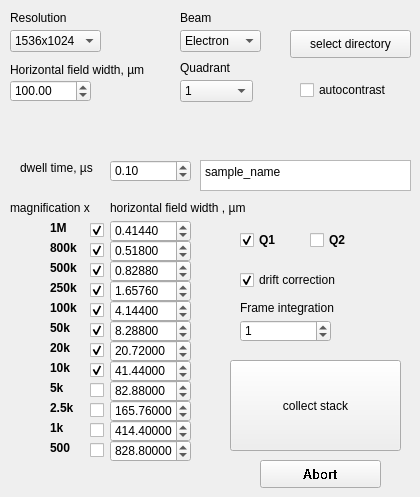
       <widget class="QWidget" name="SEM">
        <attribute name="title">
         <string>SEM</string>
        </attribute>
        <widget class="QLabel" name="label_3">
         <property name="geometry">
          <rect>
           <x>10</x>
           <y>60</y>
           <width>161</width>
           <height>20</height>
          </rect>
         </property>
         <property name="text">
          <string>Horizontal field width, µm</string>
         </property>
        </widget>
        <widget class="QLabel" name="label_2">
         <property name="geometry">
          <rect>
           <x>20</x>
           <y>160</y>
           <width>91</width>
           <height>16</height>
          </rect>
         </property>
         <property name="text">
          <string>dwell time, µs</string>
         </property>
        </widget>
        <widget class="QDoubleSpinBox" name="spinBox_horizontal_field_width">
         <property name="geometry">
          <rect>
           <x>10</x>
           <y>80</y>
           <width>81</width>
           <height>22</height>
          </rect>
         </property>
         <property name="maximum">
          <double>10000000.000000000000000</double>
         </property>
         <property name="value">
          <double>100.000000000000000</double>
         </property>
        </widget>
        <widget class="QDoubleSpinBox" name="spinBox_dwell_time">
         <property name="geometry">
          <rect>
           <x>110</x>
           <y>160</y>
           <width>81</width>
           <height>22</height>
          </rect>
         </property>
         <property name="maximum">
          <double>10000000.000000000000000</double>
         </property>
         <property name="value">
          <double>0.100000000000000</double>
         </property>
        </widget>
        <widget class="QPushButton" name="pushButton_select_directory">
         <property name="geometry">
          <rect>
           <x>290</x>
           <y>30</y>
           <width>121</width>
           <height>28</height>
          </rect>
         </property>
         <property name="text">
          <string>select directory</string>
         </property>
        </widget>
        <widget class="QComboBox" name="comboBox_resolution">
         <property name="geometry">
          <rect>
           <x>10</x>
           <y>30</y>
           <width>91</width>
           <height>22</height>
          </rect>
         </property>
         <item>
          <property name="text">
           <string>1536x1024</string>
          </property>
         </item>
         <item>
          <property name="text">
           <string>1024x884</string>
          </property>
         </item>
         <item>
          <property name="text">
           <string>2048x1768</string>
          </property>
         </item>
         <item>
          <property name="text">
           <string>3072x2048</string>
          </property>
         </item>
         <item>
          <property name="text">
           <string>4096x3536</string>
          </property>
         </item>
         <item>
          <property name="text">
           <string>512x442</string>
          </property>
         </item>
         <item>
          <property name="text">
           <string>6144x4096</string>
          </property>
         </item>
         <item>
          <property name="text">
           <string>768x512</string>
          </property>
         </item>
        </widget>
        <widget class="QLabel" name="label_28">
         <property name="geometry">
          <rect>
           <x>10</x>
           <y>10</y>
           <width>101</width>
           <height>16</height>
          </rect>
         </property>
         <property name="text">
          <string>Resolution</string>
         </property>
        </widget>
        <widget class="QCheckBox" name="checkBox_autocontrast">
         <property name="enabled">
          <bool>true</bool>
         </property>
         <property name="geometry">
          <rect>
           <x>300</x>
           <y>80</y>
           <width>111</width>
           <height>20</height>
          </rect>
         </property>
         <property name="text">
          <string>autocontrast</string>
         </property>
         <property name="checked">
          <bool>false</bool>
         </property>
        </widget>
        <widget class="QCheckBox" name="checkBox_drift_correction">
         <property name="geometry">
          <rect>
           <x>240</x>
           <y>270</y>
           <width>111</width>
           <height>20</height>
          </rect>
         </property>
         <property name="text">
          <string>drift correction</string>
         </property>
         <property name="checked">
          <bool>true</bool>
         </property>
        </widget>
        <widget class="QComboBox" name="comboBox_beam_type">
         <property name="geometry">
          <rect>
           <x>180</x>
           <y>30</y>
           <width>81</width>
           <height>22</height>
          </rect>
         </property>
         <item>
          <property name="text">
           <string>Electron</string>
          </property>
         </item>
         <item>
          <property name="text">
           <string>Ion</string>
          </property>
         </item>
        </widget>
        <widget class="QLabel" name="label_4">
         <property name="geometry">
          <rect>
           <x>180</x>
           <y>10</y>
           <width>41</width>
           <height>16</height>
          </rect>
         </property>
         <property name="text">
          <string>Beam</string>
         </property>
        </widget>
        <widget class="QComboBox" name="comboBox_quadrant">
         <property name="geometry">
          <rect>
           <x>180</x>
           <y>80</y>
           <width>73</width>
           <height>22</height>
          </rect>
         </property>
         <item>
          <property name="text">
           <string>1</string>
          </property>
         </item>
         <item>
          <property name="text">
           <string>2</string>
          </property>
         </item>
         <item>
          <property name="text">
           <string>3</string>
          </property>
         </item>
         <item>
          <property name="text">
           <string>4</string>
          </property>
         </item>
        </widget>
        <widget class="QLabel" name="label_8">
         <property name="geometry">
          <rect>
           <x>180</x>
           <y>60</y>
           <width>61</width>
           <height>16</height>
          </rect>
         </property>
         <property name="text">
          <string>Quadrant</string>
         </property>
        </widget>
        <widget class="QDoubleSpinBox" name="doubleSpinBox_hfw_01">
         <property name="geometry">
          <rect>
           <x>110</x>
           <y>220</y>
           <width>81</width>
           <height>22</height>
          </rect>
         </property>
         <property name="decimals">
          <number>5</number>
         </property>
         <property name="maximum">
          <double>1000000.000000000000000</double>
         </property>
         <property name="value">
          <double>0.414400000000000</double>
         </property>
        </widget>
        <widget class="QLabel" name="label_5">
         <property name="geometry">
          <rect>
           <x>110</x>
           <y>200</y>
           <width>151</width>
           <height>16</height>
          </rect>
         </property>
         <property name="text">
          <string>horizontal field width , µm</string>
         </property>
        </widget>
        <widget class="QDoubleSpinBox" name="doubleSpinBox_hfw_02">
         <property name="geometry">
          <rect>
           <x>110</x>
           <y>240</y>
           <width>81</width>
           <height>22</height>
          </rect>
         </property>
         <property name="decimals">
          <number>5</number>
         </property>
         <property name="maximum">
          <double>1000000.000000000000000</double>
         </property>
         <property name="value">
          <double>0.518000000000000</double>
         </property>
        </widget>
        <widget class="QDoubleSpinBox" name="doubleSpinBox_hfw_03">
         <property name="geometry">
          <rect>
           <x>110</x>
           <y>260</y>
           <width>81</width>
           <height>22</height>
          </rect>
         </property>
         <property name="decimals">
          <number>5</number>
         </property>
         <property name="maximum">
          <double>1000000.000000000000000</double>
         </property>
         <property name="value">
          <double>0.828800000000000</double>
         </property>
        </widget>
        <widget class="QDoubleSpinBox" name="doubleSpinBox_hfw_04">
         <property name="geometry">
          <rect>
           <x>110</x>
           <y>280</y>
           <width>81</width>
           <height>22</height>
          </rect>
         </property>
         <property name="decimals">
          <number>5</number>
         </property>
         <property name="maximum">
          <double>1000000.000000000000000</double>
         </property>
         <property name="value">
          <double>1.657600000000000</double>
         </property>
        </widget>
        <widget class="QDoubleSpinBox" name="doubleSpinBox_hfw_05">
         <property name="geometry">
          <rect>
           <x>110</x>
           <y>300</y>
           <width>81</width>
           <height>22</height>
          </rect>
         </property>
         <property name="decimals">
          <number>5</number>
         </property>
         <property name="maximum">
          <double>1000000.000000000000000</double>
         </property>
         <property name="value">
          <double>4.144000000000000</double>
         </property>
        </widget>
        <widget class="QDoubleSpinBox" name="doubleSpinBox_hfw_06">
         <property name="geometry">
          <rect>
           <x>110</x>
           <y>320</y>
           <width>81</width>
           <height>22</height>
          </rect>
         </property>
         <property name="decimals">
          <number>5</number>
         </property>
         <property name="maximum">
          <double>1000000.000000000000000</double>
         </property>
         <property name="value">
          <double>8.288000000000000</double>
         </property>
        </widget>
        <widget class="QDoubleSpinBox" name="doubleSpinBox_hfw_07">
         <property name="geometry">
          <rect>
           <x>110</x>
           <y>340</y>
           <width>81</width>
           <height>22</height>
          </rect>
         </property>
         <property name="decimals">
          <number>5</number>
         </property>
         <property name="maximum">
          <double>1000000.000000000000000</double>
         </property>
         <property name="value">
          <double>20.719999999999999</double>
         </property>
        </widget>
        <widget class="QDoubleSpinBox" name="doubleSpinBox_hfw_08">
         <property name="geometry">
          <rect>
           <x>110</x>
           <y>360</y>
           <width>81</width>
           <height>22</height>
          </rect>
         </property>
         <property name="decimals">
          <number>5</number>
         </property>
         <property name="maximum">
          <double>1000000.000000000000000</double>
         </property>
         <property name="value">
          <double>41.439999999999998</double>
         </property>
        </widget>
        <widget class="QDoubleSpinBox" name="doubleSpinBox_hfw_09">
         <property name="geometry">
          <rect>
           <x>110</x>
           <y>380</y>
           <width>81</width>
           <height>22</height>
          </rect>
         </property>
         <property name="decimals">
          <number>5</number>
         </property>
         <property name="maximum">
          <double>1000000.000000000000000</double>
         </property>
         <property name="value">
          <double>82.879999999999995</double>
         </property>
        </widget>
        <widget class="QDoubleSpinBox" name="doubleSpinBox_hfw_10">
         <property name="geometry">
          <rect>
           <x>110</x>
           <y>400</y>
           <width>81</width>
           <height>22</height>
          </rect>
         </property>
         <property name="decimals">
          <number>5</number>
         </property>
         <property name="maximum">
          <double>1000000.000000000000000</double>
         </property>
         <property name="value">
          <double>165.759999999999991</double>
         </property>
        </widget>
        <widget class="QDoubleSpinBox" name="doubleSpinBox_hfw_11">
         <property name="geometry">
          <rect>
           <x>110</x>
           <y>420</y>
           <width>81</width>
           <height>22</height>
          </rect>
         </property>
         <property name="decimals">
          <number>5</number>
         </property>
         <property name="maximum">
          <double>1000000.000000000000000</double>
         </property>
         <property name="value">
          <double>414.399999999999977</double>
         </property>
        </widget>
        <widget class="QDoubleSpinBox" name="doubleSpinBox_hfw_12">
         <property name="geometry">
          <rect>
           <x>110</x>
           <y>440</y>
           <width>81</width>
           <height>22</height>
          </rect>
         </property>
         <property name="decimals">
          <number>5</number>
         </property>
         <property name="maximum">
          <double>1000000.000000000000000</double>
         </property>
         <property name="value">
          <double>828.799999999999955</double>
         </property>
        </widget>
        <widget class="QCheckBox" name="checkBox_hfw_01">
         <property name="geometry">
          <rect>
           <x>90</x>
           <y>220</y>
           <width>21</width>
           <height>20</height>
          </rect>
         </property>
         <property name="text">
          <string/>
         </property>
         <property name="checked">
          <bool>true</bool>
         </property>
        </widget>
        <widget class="QCheckBox" name="checkBox_hfw_02">
         <property name="geometry">
          <rect>
           <x>90</x>
           <y>240</y>
           <width>21</width>
           <height>20</height>
          </rect>
         </property>
         <property name="text">
          <string/>
         </property>
         <property name="checked">
          <bool>true</bool>
         </property>
        </widget>
        <widget class="QCheckBox" name="checkBox_hfw_03">
         <property name="geometry">
          <rect>
           <x>90</x>
           <y>260</y>
           <width>21</width>
           <height>20</height>
          </rect>
         </property>
         <property name="text">
          <string/>
         </property>
         <property name="checked">
          <bool>true</bool>
         </property>
        </widget>
        <widget class="QCheckBox" name="checkBox_hfw_04">
         <property name="geometry">
          <rect>
           <x>90</x>
           <y>280</y>
           <width>21</width>
           <height>20</height>
          </rect>
         </property>
         <property name="text">
          <string/>
         </property>
         <property name="checked">
          <bool>true</bool>
         </property>
        </widget>
        <widget class="QCheckBox" name="checkBox_hfw_05">
         <property name="geometry">
          <rect>
           <x>90</x>
           <y>300</y>
           <width>21</width>
           <height>20</height>
          </rect>
         </property>
         <property name="text">
          <string/>
         </property>
         <property name="checked">
          <bool>true</bool>
         </property>
        </widget>
        <widget class="QCheckBox" name="checkBox_hfw_06">
         <property name="geometry">
          <rect>
           <x>90</x>
           <y>320</y>
           <width>21</width>
           <height>20</height>
          </rect>
         </property>
         <property name="text">
          <string/>
         </property>
         <property name="checked">
          <bool>true</bool>
         </property>
        </widget>
        <widget class="QCheckBox" name="checkBox_hfw_07">
         <property name="geometry">
          <rect>
           <x>90</x>
           <y>340</y>
           <width>21</width>
           <height>20</height>
          </rect>
         </property>
         <property name="text">
          <string/>
         </property>
         <property name="checked">
          <bool>true</bool>
         </property>
        </widget>
        <widget class="QCheckBox" name="checkBox_hfw_08">
         <property name="geometry">
          <rect>
           <x>90</x>
           <y>360</y>
           <width>21</width>
           <height>20</height>
          </rect>
         </property>
         <property name="text">
          <string/>
         </property>
         <property name="checked">
          <bool>true</bool>
         </property>
        </widget>
        <widget class="QCheckBox" name="checkBox_hfw_09">
         <property name="geometry">
          <rect>
           <x>90</x>
           <y>380</y>
           <width>21</width>
           <height>20</height>
          </rect>
         </property>
         <property name="text">
          <string/>
         </property>
         <property name="checked">
          <bool>false</bool>
         </property>
        </widget>
        <widget class="QCheckBox" name="checkBox_hfw_10">
         <property name="geometry">
          <rect>
           <x>90</x>
           <y>400</y>
           <width>21</width>
           <height>20</height>
          </rect>
         </property>
         <property name="text">
          <string/>
         </property>
         <property name="checked">
          <bool>false</bool>
         </property>
        </widget>
        <widget class="QCheckBox" name="checkBox_hfw_11">
         <property name="geometry">
          <rect>
           <x>90</x>
           <y>420</y>
           <width>21</width>
           <height>20</height>
          </rect>
         </property>
         <property name="text">
          <string/>
         </property>
         <property name="checked">
          <bool>false</bool>
         </property>
        </widget>
        <widget class="QCheckBox" name="checkBox_hfw_12">
         <property name="geometry">
          <rect>
           <x>90</x>
           <y>440</y>
           <width>21</width>
           <height>20</height>
          </rect>
         </property>
         <property name="text">
          <string/>
         </property>
         <property name="checked">
          <bool>false</bool>
         </property>
        </widget>
        <widget class="QPushButton" name="pushButton_abort_stack_collection">
         <property name="geometry">
          <rect>
           <x>260</x>
           <y>460</y>
           <width>121</width>
           <height>28</height>
          </rect>
         </property>
         <property name="font">
          <font>
           <family>Arial</family>
           <pointsize>10</pointsize>
           <weight>75</weight>
           <bold>true</bold>
           <stylestrategy>NoAntialias</stylestrategy>
          </font>
         </property>
         <property name="text">
          <string>Abort</string>
         </property>
        </widget>
        <widget class="QPushButton" name="pushButton_collect_stack">
         <property name="geometry">
          <rect>
           <x>230</x>
           <y>360</y>
           <width>171</width>
           <height>91</height>
          </rect>
         </property>
         <property name="text">
          <string>collect stack</string>
         </property>
        </widget>
        <widget class="QLabel" name="label_6">
         <property name="geometry">
          <rect>
           <x>220</x>
           <y>260</y>
           <width>91</width>
           <height>16</height>
          </rect>
         </property>
         <property name="text">
          <string/>
         </property>
        </widget>
        <widget class="QPlainTextEdit" name="plainTextEdit_sample_name">
         <property name="geometry">
          <rect>
           <x>200</x>
           <y>160</y>
           <width>211</width>
           <height>31</height>
          </rect>
         </property>
         <property name="plainText">
          <string>sample_name</string>
         </property>
        </widget>
        <widget class="QLabel" name="label_12">
         <property name="geometry">
          <rect>
           <x>240</x>
           <y>300</y>
           <width>111</width>
           <height>16</height>
          </rect>
         </property>
         <property name="text">
          <string>Frame integration</string>
         </property>
        </widget>
        <widget class="QSpinBox" name="spinBox_frame_integration">
         <property name="geometry">
          <rect>
           <x>240</x>
           <y>320</y>
           <width>91</width>
           <height>22</height>
          </rect>
         </property>
         <property name="maximum">
          <number>1000000</number>
         </property>
         <property name="value">
          <number>1</number>
         </property>
        </widget>
        <widget class="QLabel" name="label_13">
         <property name="geometry">
          <rect>
           <x>10</x>
           <y>200</y>
           <width>91</width>
           <height>16</height>
          </rect>
         </property>
         <property name="text">
          <string>magnification x</string>
         </property>
        </widget>
        <widget class="QLabel" name="label_hfw_01">
         <property name="geometry">
          <rect>
           <x>50</x>
           <y>220</y>
           <width>21</width>
           <height>16</height>
          </rect>
         </property>
         <property name="font">
          <font>
           <family>Arial</family>
           <weight>75</weight>
           <bold>true</bold>
          </font>
         </property>
         <property name="text">
          <string>1M</string>
         </property>
        </widget>
        <widget class="QLabel" name="label_hfw_02">
         <property name="geometry">
          <rect>
           <x>50</x>
           <y>240</y>
           <width>31</width>
           <height>16</height>
          </rect>
         </property>
         <property name="font">
          <font>
           <family>Arial</family>
           <weight>75</weight>
           <bold>true</bold>
          </font>
         </property>
         <property name="text">
          <string>800k</string>
         </property>
        </widget>
        <widget class="QLabel" name="label_hfw_03">
         <property name="geometry">
          <rect>
           <x>50</x>
           <y>260</y>
           <width>31</width>
           <height>16</height>
          </rect>
         </property>
         <property name="font">
          <font>
           <family>Arial</family>
           <weight>75</weight>
           <bold>true</bold>
          </font>
         </property>
         <property name="text">
          <string>500k</string>
         </property>
        </widget>
        <widget class="QLabel" name="label_hfw_04">
         <property name="geometry">
          <rect>
           <x>50</x>
           <y>280</y>
           <width>31</width>
           <height>16</height>
          </rect>
         </property>
         <property name="font">
          <font>
           <family>Arial</family>
           <weight>75</weight>
           <bold>true</bold>
          </font>
         </property>
         <property name="text">
          <string>250k</string>
         </property>
        </widget>
        <widget class="QLabel" name="label_hfw_05">
         <property name="geometry">
          <rect>
           <x>50</x>
           <y>300</y>
           <width>31</width>
           <height>16</height>
          </rect>
         </property>
         <property name="font">
          <font>
           <family>Arial</family>
           <weight>75</weight>
           <bold>true</bold>
          </font>
         </property>
         <property name="text">
          <string>100k</string>
         </property>
        </widget>
        <widget class="QLabel" name="label_hfw_06">
         <property name="geometry">
          <rect>
           <x>50</x>
           <y>320</y>
           <width>21</width>
           <height>16</height>
          </rect>
         </property>
         <property name="font">
          <font>
           <family>Arial</family>
           <weight>75</weight>
           <bold>true</bold>
          </font>
         </property>
         <property name="text">
          <string>50k</string>
         </property>
        </widget>
        <widget class="QLabel" name="label_hfw_07">
         <property name="geometry">
          <rect>
           <x>50</x>
           <y>340</y>
           <width>21</width>
           <height>16</height>
          </rect>
         </property>
         <property name="font">
          <font>
           <family>Arial</family>
           <weight>75</weight>
           <bold>true</bold>
          </font>
         </property>
         <property name="text">
          <string>20k</string>
         </property>
        </widget>
        <widget class="QLabel" name="label_hfw_08">
         <property name="geometry">
          <rect>
           <x>50</x>
           <y>360</y>
           <width>21</width>
           <height>16</height>
          </rect>
         </property>
         <property name="font">
          <font>
           <family>Arial</family>
           <weight>75</weight>
           <bold>true</bold>
          </font>
         </property>
         <property name="text">
          <string>10k</string>
         </property>
        </widget>
        <widget class="QLabel" name="label_hfw_09">
         <property name="geometry">
          <rect>
           <x>50</x>
           <y>380</y>
           <width>21</width>
           <height>16</height>
          </rect>
         </property>
         <property name="font">
          <font>
           <family>Arial</family>
           <weight>75</weight>
           <bold>true</bold>
          </font>
         </property>
         <property name="text">
          <string>5k</string>
         </property>
        </widget>
        <widget class="QLabel" name="label_hfw_10">
         <property name="geometry">
          <rect>
           <x>50</x>
           <y>400</y>
           <width>31</width>
           <height>16</height>
          </rect>
         </property>
         <property name="font">
          <font>
           <family>Arial</family>
           <weight>75</weight>
           <bold>true</bold>
          </font>
         </property>
         <property name="text">
          <string>2.5k</string>
         </property>
        </widget>
        <widget class="QLabel" name="label_hfw_11">
         <property name="geometry">
          <rect>
           <x>50</x>
           <y>420</y>
           <width>21</width>
           <height>16</height>
          </rect>
         </property>
         <property name="font">
          <font>
           <family>Arial</family>
           <weight>75</weight>
           <bold>true</bold>
          </font>
         </property>
         <property name="text">
          <string>1k</string>
         </property>
        </widget>
        <widget class="QLabel" name="label_hfw_12">
         <property name="geometry">
          <rect>
           <x>50</x>
           <y>440</y>
           <width>21</width>
           <height>16</height>
          </rect>
         </property>
         <property name="font">
          <font>
           <family>Arial</family>
           <weight>75</weight>
           <bold>true</bold>
          </font>
         </property>
         <property name="text">
          <string>500</string>
         </property>
        </widget>
        <widget class="QCheckBox" name="checkBox_q1">
         <property name="geometry">
          <rect>
           <x>240</x>
           <y>230</y>
           <width>51</width>
           <height>20</height>
          </rect>
         </property>
         <property name="font">
          <font>
           <family>Arial</family>
           <weight>75</weight>
           <bold>true</bold>
          </font>
         </property>
         <property name="text">
          <string>Q1</string>
         </property>
         <property name="checked">
          <bool>true</bool>
         </property>
        </widget>
        <widget class="QCheckBox" name="checkBox_q2">
         <property name="geometry">
          <rect>
           <x>310</x>
           <y>230</y>
           <width>51</width>
           <height>20</height>
          </rect>
         </property>
         <property name="font">
          <font>
           <family>Arial</family>
           <weight>75</weight>
           <bold>true</bold>
          </font>
         </property>
         <property name="text">
          <string>Q2</string>
         </property>
         <property name="checked">
          <bool>false</bool>
         </property>
        </widget>
       </widget>
